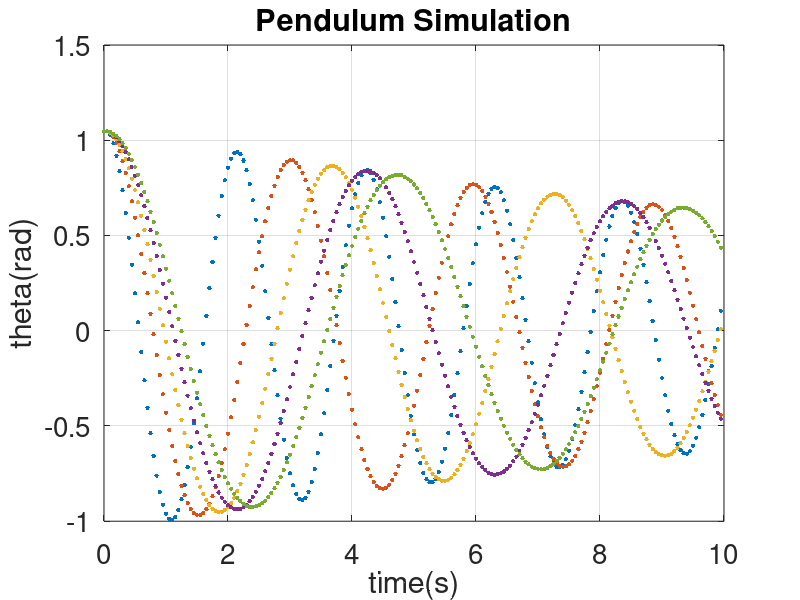

Source code (MATLAB):
clear all
clc 
close all
% first DSP lab simulation
% Pendulum motion under friction
% system parameter
m = 0.1;
L = [1,2,3,4,5]';
g = 10;
b = 0.01;
 
% Algorithm 
% Step by step solution
h=0.05;
Tht =[];
for i=1:5
    % Initial Condition
 
    tht(1)=pi/3;
    tht(2)=tht(1);
    tme(1)=0;
    tme(2)=h;
    % Simulation time
 
    tmax=10;
    N=round(tmax/h);
 
    % Simulation loop
    d = 1+h*b/m;
    alf1 = 1+1/d;
    alf2 = -1/d;
    bta  = -g*h^2/(L(i)*d);
    for n=3:N
        tme(n)=(n-1)*h;
        tht(n)=alf1*tht(n-1)+alf2*tht(n-2)+bta*sin(tht(n-1));
    end
    Tht=[Tht tht(:)];
end
plot(tme,Tht,'.','MarkerSize',10)
title('Pendulum Simulation','FontSize',25)
xlabel('time(s)','FontSize',18);
ylabel('theta(rad)','FontSize',18);
set(gca,'FontSize',20);
grid on
shg
